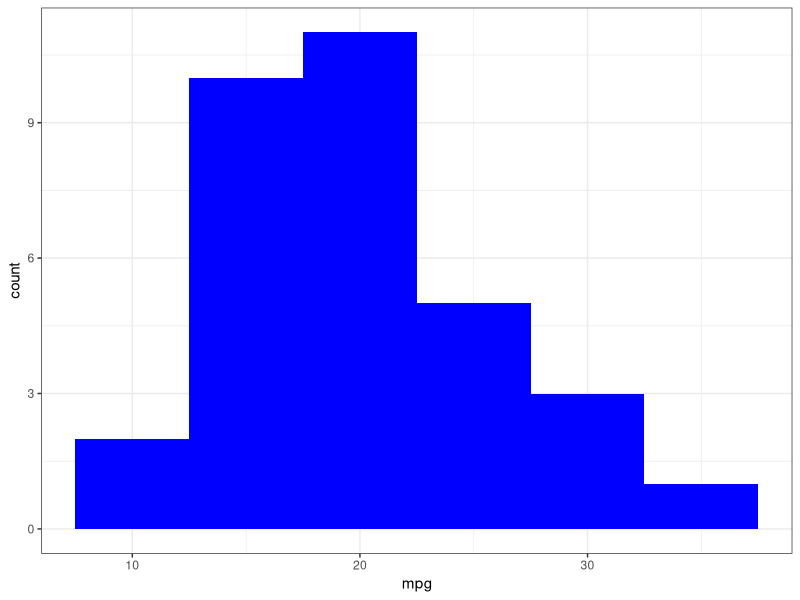
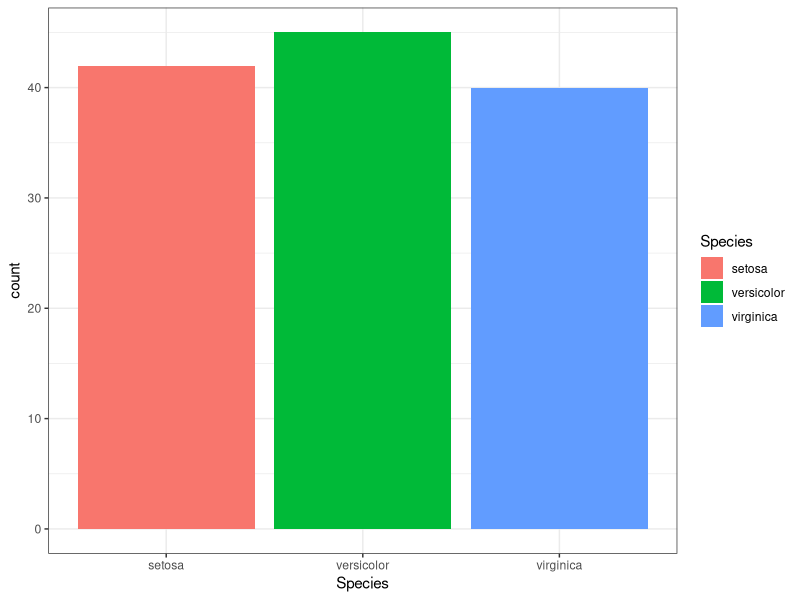

Here is the R script that generated these plots, in order:

# In this short test assignment we will demo how to create a local copy of an assinment and send a pull request.

# Task 1: Set the working directory to the 'R_coding_practice' library
setwd('C:/Users/User/Documents/GitHub/R_coding_practice')

# Task 2: Import the ggplot2 library
library(ggplot2)

# Task 3: Use the mtcars dataset (it is a built-in dataset to R) and create a histogram of the 'Miles/(US) gallon' using ggplot().
# For more information about the dataset type ?mtcars.
ggplot(data = mtcars, aes(x=mpg)) +
  geom_histogram(binwidth=5, fill = "blue") +
  theme_bw()

# Task 4: Create a commit and push your work.

# Task 5: Read in the iris.csv dataset
iris <- read.csv('iris.csv', sep = ',')

# Task 6: Create a barplot of the number of observations by species.
ggplot(data=iris, aes(x = Species, fill = Species)) +
  geom_bar() +
  theme_bw() 

# Task 7: Create a commit and push your work.

# Task 8: Create a pull request.